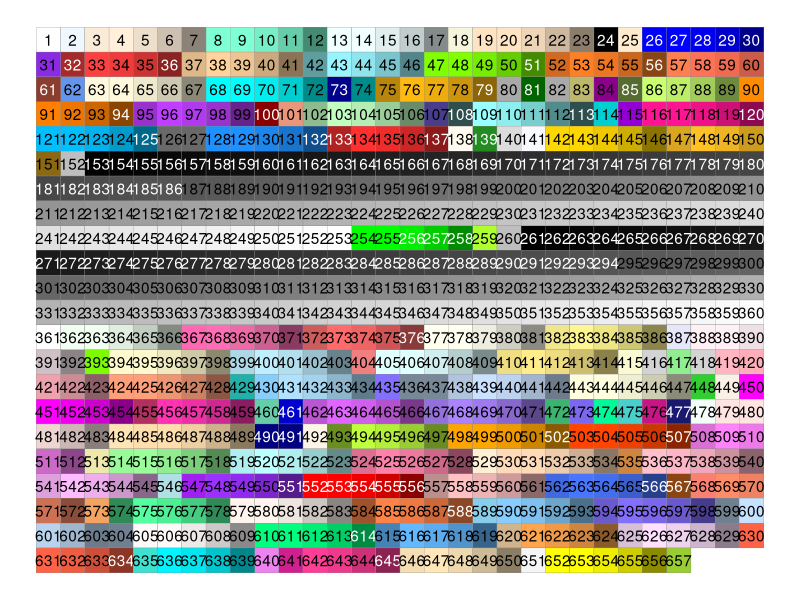

R code for this plot:
## ---- chunk 1
knitr::opts_chunk$set(echo = TRUE)

library(tidyverse)
library(magrittr)
## ---- chunk 2


tt <- tibble(x = rep(1:30 , 22),
             y = rep(1:22, each = 30),
             n = 1:length(x)) %>%
    mutate(cc = colors()[n]) %>%
    mutate(text_color = map_chr(cc, function(x){
        aa <- col2rgb(x) %>% as.numeric() %>% sum()
        aa1 <- col2rgb(x)[2]
        bb <- ifelse(aa > 255 | aa1 == 255, "black", "white")
        bb
    }))

pp <- ggplot(tt, aes(x=x, y=y, fill = cc)) + 
    geom_tile(color = "grey55") + 
    geom_text(aes(label = n, color = text_color, x = x, y = y), 
              inherit.aes = F) + 
    scale_fill_identity() + 
    scale_color_identity() + 
    scale_y_reverse()

pp %+% filter(pp$data, !is.na(cc)) + 
    theme_void()
